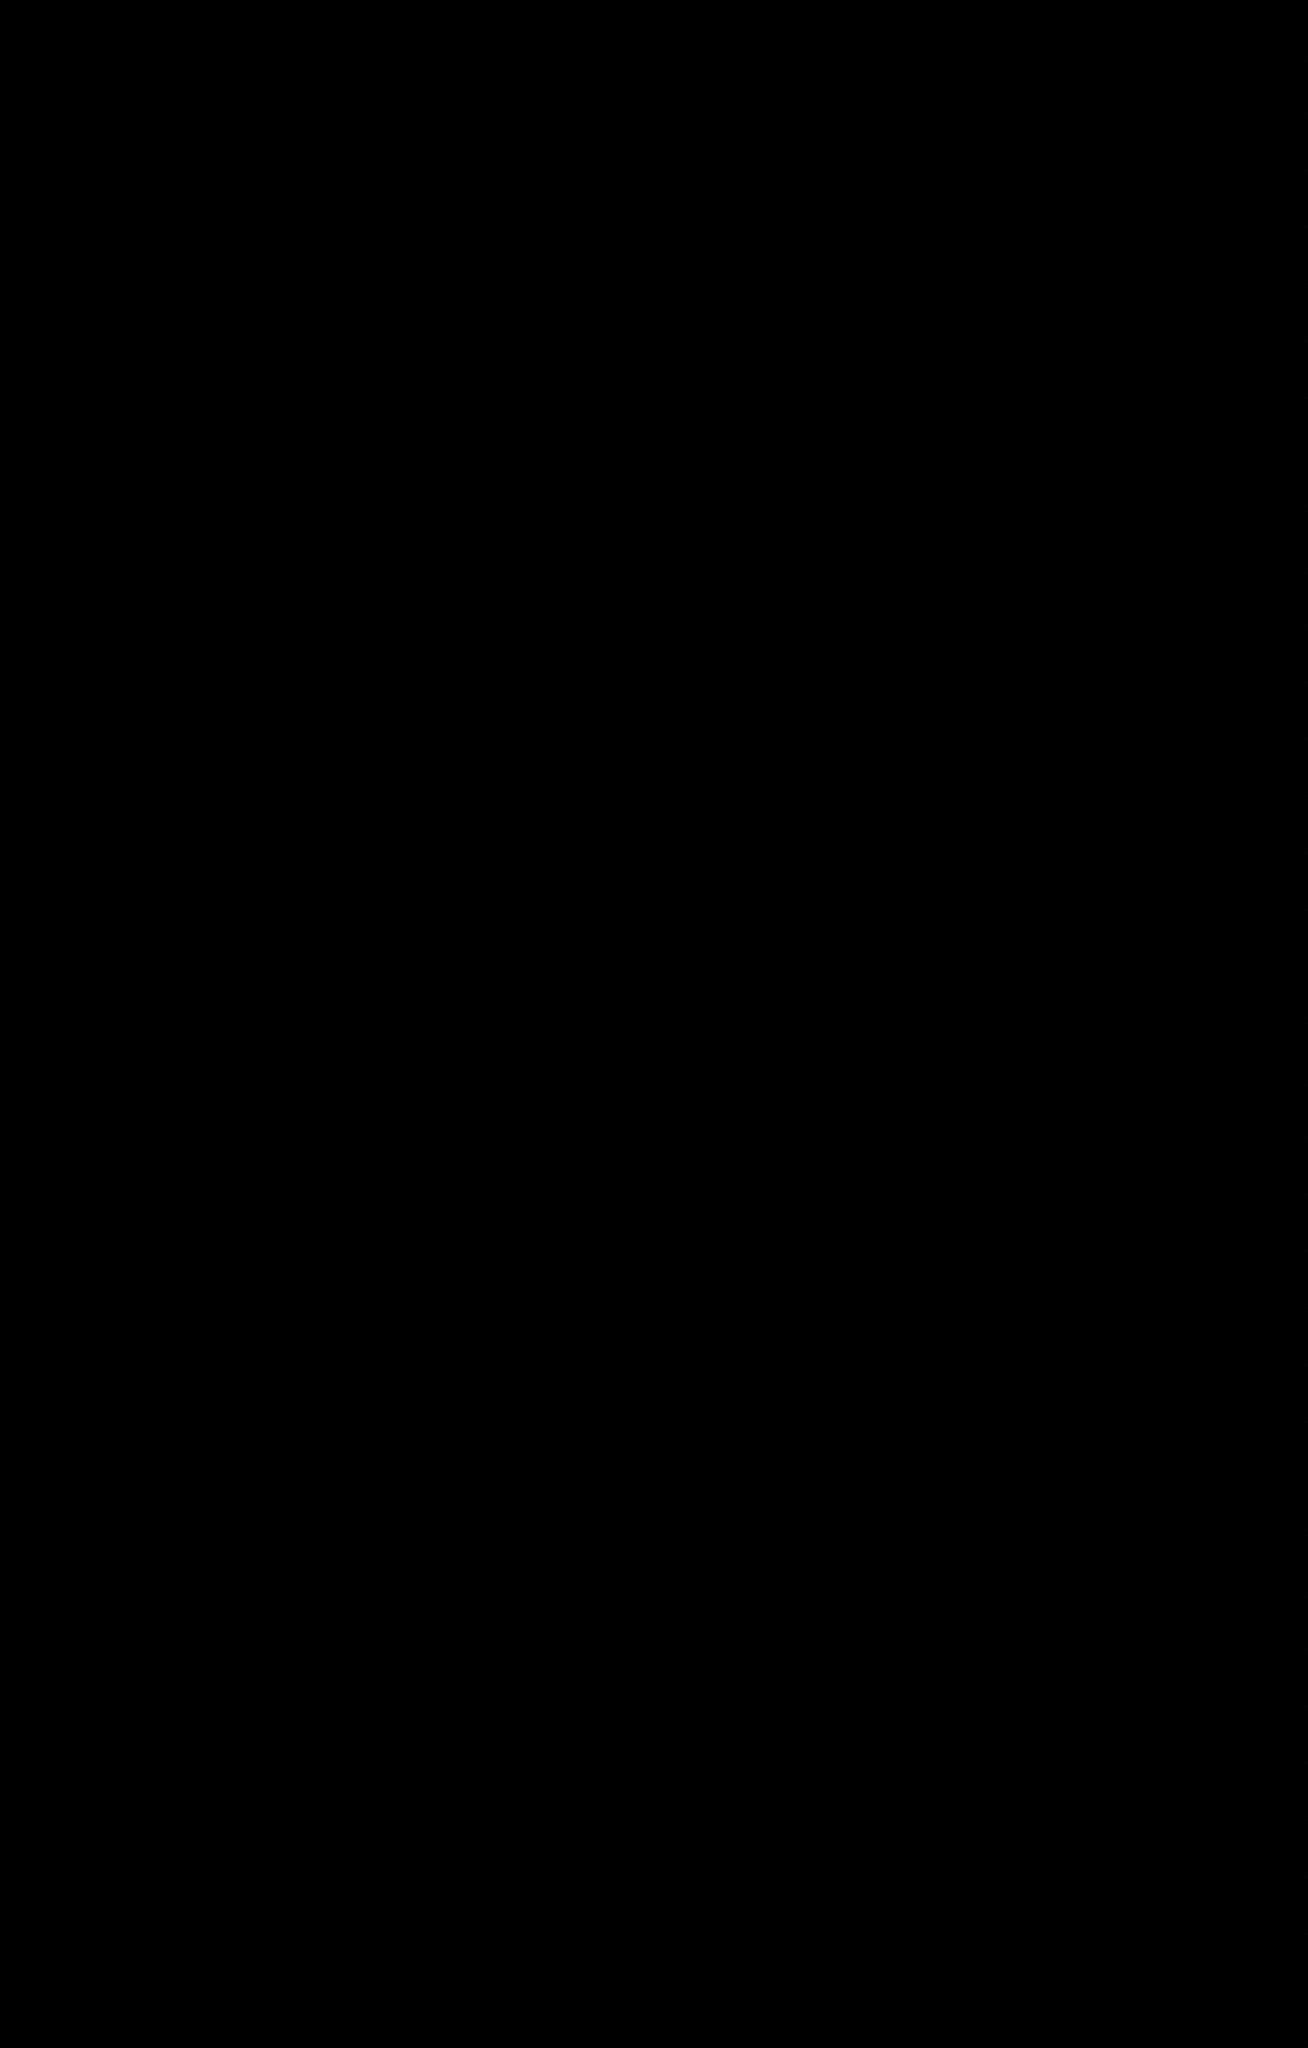

The image is a tile-based game level rendered from a .tmx file. Its description and source (layers, tilesets, objects; grid data summarised) follow:
An orthogonal 23x36 tile map with 100x100 px tiles, 3 tile layers (Map, ThinFog, ThickFog), 1 hidden layer not drawn, 4 tilesets.

<map version="1.0" orientation="orthogonal" renderorder="right-down" width="23" height="36" tilewidth="100" tileheight="100" nextobjectid="1">
 <tileset firstgid="1" source="Characters.tsx" />
 <tileset firstgid="49" name="Items" tilewidth="100" tileheight="100" tilecount="48">
  <image source="ItemSheet.png" width="800" height="600" />
  <tile id="0">
   <properties>
    <property name="Health" value="0" />
    <property name="ITEM" value="3" />
   </properties>
  </tile>
  <tile id="1">
   <properties>
    <property name="ITEM" value="3" />
    <property name="RareCandy" value="5" />
   </properties>
  </tile>
  <tile id="8">
   <properties>
    <property name="ITEM" value="3" />
    <property name="Shield" value="1" />
   </properties>
  </tile>
  <tile id="9">
   <properties>
    <property name="Damage" value="6" />
    <property name="ITEM" value="3" />
   </properties>
  </tile>
  <tile id="16">
   <properties>
    <property name="ITEM" value="3" />
    <property name="Whistle" value="2" />
   </properties>
  </tile>
  <tile id="17">
   <properties>
    <property name="Defense" value="7" />
    <property name="ITEM" value="3" />
   </properties>
  </tile>
  <tile id="24">
   <properties>
    <property name="GreyKey" value="3" />
    <property name="ITEM" value="3" />
   </properties>
  </tile>
  <tile id="32">
   <properties>
    <property name="ITEM" value="3" />
    <property name="RedKey" value="4" />
   </properties>
  </tile>
 </tileset>
 <tileset firstgid="97" name="Map" tilewidth="100" tileheight="100" tilecount="96">
  <image source="TileSheet.png" width="800" height="1200" />
  <tile id="0">
   <properties>
    <property name="FLOOR" value="0" />
   </properties>
  </tile>
  <tile id="1">
   <properties>
    <property name="WALL" value="1" />
   </properties>
  </tile>
  <tile id="4">
   <properties>
    <property name="WALL" value="1" />
   </properties>
  </tile>
  <tile id="5">
   <properties>
    <property name="WALL" value="1" />
   </properties>
  </tile>
  <tile id="6">
   <properties>
    <property name="WALL" value="1" />
   </properties>
  </tile>
  <tile id="7">
   <properties>
    <property name="WALL" value="1" />
   </properties>
  </tile>
  <tile id="8">
   <properties>
    <property name="NONE" value="10" />
   </properties>
  </tile>
  <tile id="9">
   <properties>
    <property name="WALL" value="1" />
   </properties>
  </tile>
  <tile id="12">
   <properties>
    <property name="WALL" value="1" />
   </properties>
  </tile>
  <tile id="13">
   <properties>
    <property name="WALL" value="1" />
   </properties>
  </tile>
  <tile id="14">
   <properties>
    <property name="WALL" value="1" />
   </properties>
  </tile>
  <tile id="15">
   <properties>
    <property name="WALL" value="1" />
   </properties>
  </tile>
  <tile id="17">
   <properties>
    <property name="EXIT" value="3" />
   </properties>
  </tile>
  <tile id="18">
   <properties>
    <property name="WALL" value="1" />
   </properties>
  </tile>
  <tile id="19">
   <properties>
    <property name="WALL" value="1" />
   </properties>
  </tile>
  <tile id="20">
   <properties>
    <property name="WALL" value="1" />
   </properties>
  </tile>
  <tile id="21">
   <properties>
    <property name="WALL" value="1" />
   </properties>
  </tile>
  <tile id="22">
   <properties>
    <property name="WALL" value="1" />
   </properties>
  </tile>
  <tile id="23">
   <properties>
    <property name="WALL" value="1" />
   </properties>
  </tile>
  <tile id="24">
   <properties>
    <property name="WALL" value="1" />
   </properties>
  </tile>
  <tile id="25">
   <properties>
    <property name="WALL" value="1" />
   </properties>
  </tile>
  <tile id="26">
   <properties>
    <property name="FLOOR" value="0" />
   </properties>
  </tile>
  <tile id="27">
   <properties>
    <property name="FLOOR" value="0" />
   </properties>
  </tile>
  <tile id="28">
   <properties>
    <property name="FLOOR" value="0" />
   </properties>
  </tile>
  <tile id="29">
   <properties>
    <property name="WALL" value="1" />
   </properties>
  </tile>
  <tile id="30">
   <properties>
    <property name="WALL" value="1" />
   </properties>
  </tile>
  <tile id="31">
   <properties>
    <property name="WALL" value="1" />
   </properties>
  </tile>
  <tile id="32">
   <properties>
    <property name="WALL" value="1" />
   </properties>
  </tile>
  <tile id="33">
   <properties>
    <property name="WALL" value="1" />
   </properties>
  </tile>
  <tile id="34">
   <properties>
    <property name="WALL" value="1" />
   </properties>
  </tile>
  <tile id="35">
   <properties>
    <property name="WALL" value="1" />
   </properties>
  </tile>
  <tile id="36">
   <properties>
    <property name="WALL" value="1" />
   </properties>
  </tile>
  <tile id="37">
   <properties>
    <property name="WALL" value="1" />
   </properties>
  </tile>
  <tile id="38">
   <properties>
    <property name="WALL" value="1" />
   </properties>
  </tile>
  <tile id="39">
   <properties>
    <property name="WALL" value="1" />
   </properties>
  </tile>
  <tile id="40">
   <properties>
    <property name="WALL" value="1" />
   </properties>
  </tile>
  <tile id="41">
   <properties>
    <property name="WALL" value="1" />
   </properties>
  </tile>
  <tile id="42">
   <properties>
    <property name="WALL" value="1" />
   </properties>
  </tile>
  <tile id="43">
   <properties>
    <property name="WALL" value="1" />
   </properties>
  </tile>
  <tile id="44">
   <properties>
    <property name="WALL" value="1" />
   </properties>
  </tile>
  <tile id="45">
   <properties>
    <property name="WALL" value="1" />
   </properties>
  </tile>
  <tile id="46">
   <properties>
    <property name="WALL" value="1" />
   </properties>
  </tile>
  <tile id="47">
   <properties>
    <property name="WALL" value="1" />
   </properties>
  </tile>
 </tileset>
 <tileset firstgid="193" source="Traps.tsx" />
 <layer name="Map" width="23" height="36">
  <data>[828 cells, 828 non-empty, 13 distinct tile ids]</data>
 </layer>
 <layer name="Entities" width="23" height="36" visible="0">
  <data>[828 cells, 828 non-empty, 16 distinct tile ids]</data>
 </layer>
 <layer name="ThinFog" width="23" height="36" opacity="0.9">
  <data>[828 cells, 828 non-empty, 1 distinct tile ids]</data>
 </layer>
 <layer name="ThickFog" width="23" height="36">
  <data>[828 cells, 828 non-empty, 1 distinct tile ids]</data>
 </layer>
</map>
